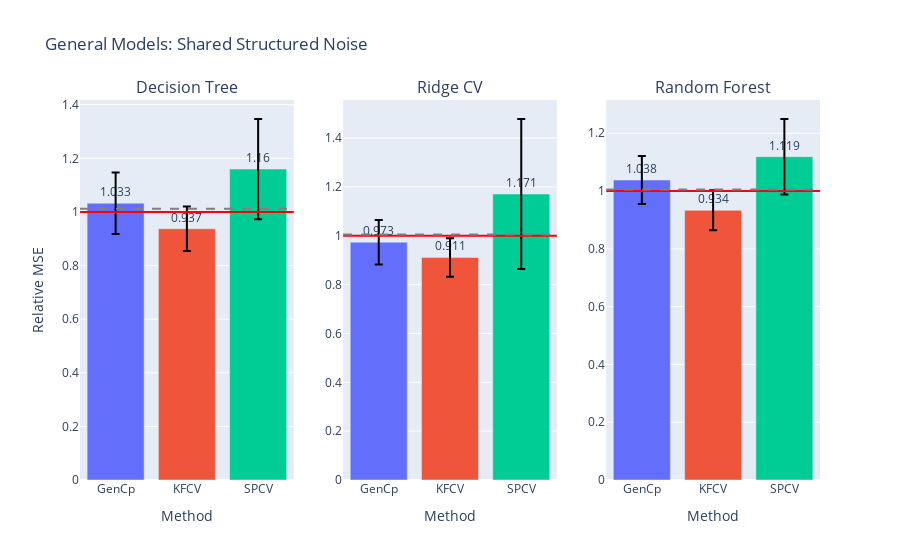

Here is the notebook cell this chart was saved with:
### Code cell
fig = gen_model_barplots(
    model_errs, 
    model_names, 
    est_names, 
    title="General Models: Shared Structured Noise", 
    has_elev_err=True,
    err_bars=True
)
fig.show()

### Figure 1 — Plotly figure (JSON) as saved in the notebook; plotly's stock layout.template omitted (floating-point values rounded to 4 significant figures)
{"data": [{"error_y": {"array": [0.1144, 0.08308, 0.1868], "color": "black", "type": "data"}, "marker": {"color": ["#636EFA", "#EF553B", "#00CC96", "#AB63FA", "#FFA15A", "#19D3F3", "#FF6692", "#B6E880", "#FF97FF", "#FECB52"]}, "text": [1.033, 0.937, 1.16], "textposition": "outside", "type": "bar", "x": ["GenCp", "KFCV", "SPCV"], "xaxis": "x", "y": [1.033, 0.9372, 1.16], "yaxis": "y"}, {"error_y": {"array": [0.0914, 0.07879, 0.3072], "color": "black", "type": "data"}, "marker": {"color": ["#636EFA", "#EF553B", "#00CC96", "#AB63FA", "#FFA15A", "#19D3F3", "#FF6692", "#B6E880", "#FF97FF", "#FECB52"]}, "text": [0.973, 0.911, 1.171], "textposition": "outside", "type": "bar", "x": ["GenCp", "KFCV", "SPCV"], "xaxis": "x2", "y": [0.9735, 0.9113, 1.171], "yaxis": "y2"}, {"error_y": {"array": [0.083, 0.06922, 0.1304], "color": "black", "type": "data"}, "marker": {"color": ["#636EFA", "#EF553B", "#00CC96", "#AB63FA", "#FFA15A", "#19D3F3", "#FF6692", "#B6E880", "#FF97FF", "#FECB52"]}, "text": [1.038, 0.934, 1.119], "textposition": "outside", "type": "bar", "x": ["GenCp", "KFCV", "SPCV"], "xaxis": "x3", "y": [1.038, 0.9336, 1.119], "yaxis": "y3"}], "layout": {"annotations": [{"font": {"size": 16}, "showarrow": false, "text": "Decision Tree", "x": 0.1444, "xanchor": "center", "xref": "paper", "y": 1, "yanchor": "bottom", "yref": "paper"}, {"font": {"size": 16}, "showarrow": false, "text": "Ridge CV", "x": 0.5, "xanchor": "center", "xref": "paper", "y": 1, "yanchor": "bottom", "yref": "paper"}, {"font": {"size": 16}, "showarrow": false, "text": "Random Forest", "x": 0.8556, "xanchor": "center", "xref": "paper", "y": 1, "yanchor": "bottom", "yref": "paper"}], "shapes": [{"line": {"color": "red"}, "type": "line", "x0": 0, "x1": 1, "xref": "x domain", "y0": 1, "y1": 1, "yref": "y"}, {"line": {"color": "grey", "dash": "dash"}, "type": "line", "x0": 0, "x1": 1, "xref": "x domain", "y0": 1.012, "y1": 1.012, "yref": "y"}, {"line": {"color": "red"}, "type": "line", "x0": 0, "x1": 1, "xref": "x2 domain", "y0": 1, "y1": 1, "yref": "y2"}, {"line": {"color": "grey", "dash": "dash"}, "type": "line", "x0": 0, "x1": 1, "xref": "x2 domain", "y0": 1.005, "y1": 1.005, "yref": "y2"}, {"line": {"color": "red"}, "type": "line", "x0": 0, "x1": 1, "xref": "x3 domain", "y0": 1, "y1": 1, "yref": "y3"}, {"line": {"color": "grey", "dash": "dash"}, "type": "line", "x0": 0, "x1": 1, "xref": "x3 domain", "y0": 1.005, "y1": 1.005, "yref": "y3"}], "showlegend": false, "title": {"text": "General Models: Shared Structured Noise"}, "xaxis": {"anchor": "y", "domain": [0, 0.2889], "title": {"text": "Method"}}, "xaxis2": {"anchor": "y2", "domain": [0.3556, 0.6444], "title": {"text": "Method"}}, "xaxis3": {"anchor": "y3", "domain": [0.7111, 1], "title": {"text": "Method"}}, "yaxis": {"anchor": "x", "domain": [0, 1], "title": {"text": "Relative MSE"}}, "yaxis2": {"anchor": "x2", "domain": [0, 1]}, "yaxis3": {"anchor": "x3", "domain": [0, 1]}}}
